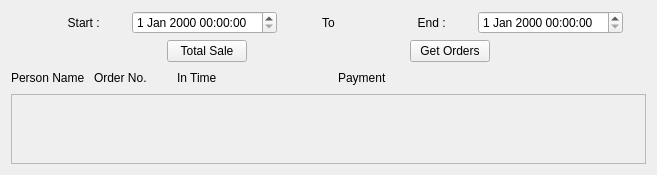
     <widget class="QWidget" name="tab_3">
      <attribute name="title">
       <string>History</string>
      </attribute>
      <layout class="QVBoxLayout" name="verticalLayout_4" stretch="1,1,1,10">
       <item>
        <layout class="QHBoxLayout" name="horizontalLayout_2" stretch="1,3,1,5,1,2,1,3,1,5,1">
         <item>
          <spacer name="horizontalSpacer_2">
           <property name="orientation">
            <enum>Qt::Horizontal</enum>
           </property>
           <property name="sizeHint" stdset="0">
            <size>
             <width>40</width>
             <height>20</height>
            </size>
           </property>
          </spacer>
         </item>
         <item>
          <widget class="QLabel" name="label">
           <property name="text">
            <string>Start : </string>
           </property>
           <property name="alignment">
            <set>Qt::AlignRight|Qt::AlignTrailing|Qt::AlignVCenter</set>
           </property>
          </widget>
         </item>
         <item>
          <spacer name="horizontalSpacer_3">
           <property name="orientation">
            <enum>Qt::Horizontal</enum>
           </property>
           <property name="sizeHint" stdset="0">
            <size>
             <width>40</width>
             <height>20</height>
            </size>
           </property>
          </spacer>
         </item>
         <item>
          <widget class="QDateTimeEdit" name="time_start"/>
         </item>
         <item>
          <spacer name="horizontalSpacer_4">
           <property name="orientation">
            <enum>Qt::Horizontal</enum>
           </property>
           <property name="sizeHint" stdset="0">
            <size>
             <width>40</width>
             <height>20</height>
            </size>
           </property>
          </spacer>
         </item>
         <item>
          <widget class="QLabel" name="label_3">
           <property name="text">
            <string>To</string>
           </property>
           <property name="alignment">
            <set>Qt::AlignCenter</set>
           </property>
          </widget>
         </item>
         <item>
          <spacer name="horizontalSpacer_5">
           <property name="orientation">
            <enum>Qt::Horizontal</enum>
           </property>
           <property name="sizeHint" stdset="0">
            <size>
             <width>40</width>
             <height>20</height>
            </size>
           </property>
          </spacer>
         </item>
         <item>
          <widget class="QLabel" name="label_2">
           <property name="text">
            <string>End : </string>
           </property>
           <property name="alignment">
            <set>Qt::AlignRight|Qt::AlignTrailing|Qt::AlignVCenter</set>
           </property>
          </widget>
         </item>
         <item>
          <spacer name="horizontalSpacer_6">
           <property name="orientation">
            <enum>Qt::Horizontal</enum>
           </property>
           <property name="sizeHint" stdset="0">
            <size>
             <width>40</width>
             <height>20</height>
            </size>
           </property>
          </spacer>
         </item>
         <item>
          <widget class="QDateTimeEdit" name="time_end"/>
         </item>
         <item>
          <spacer name="horizontalSpacer_7">
           <property name="orientation">
            <enum>Qt::Horizontal</enum>
           </property>
           <property name="sizeHint" stdset="0">
            <size>
             <width>40</width>
             <height>20</height>
            </size>
           </property>
          </spacer>
         </item>
        </layout>
       </item>
       <item>
        <layout class="QHBoxLayout" name="horizontalLayout_3">
         <item>
          <spacer name="horizontalSpacer_8">
           <property name="orientation">
            <enum>Qt::Horizontal</enum>
           </property>
           <property name="sizeHint" stdset="0">
            <size>
             <width>40</width>
             <height>20</height>
            </size>
           </property>
          </spacer>
         </item>
         <item>
          <widget class="QPushButton" name="bt_t_sale">
           <property name="text">
            <string>Total Sale</string>
           </property>
          </widget>
         </item>
         <item>
          <spacer name="horizontalSpacer_10">
           <property name="orientation">
            <enum>Qt::Horizontal</enum>
           </property>
           <property name="sizeHint" stdset="0">
            <size>
             <width>40</width>
             <height>20</height>
            </size>
           </property>
          </spacer>
         </item>
         <item>
          <widget class="QPushButton" name="bt_get_orders">
           <property name="text">
            <string>Get Orders</string>
           </property>
          </widget>
         </item>
         <item>
          <spacer name="horizontalSpacer_9">
           <property name="orientation">
            <enum>Qt::Horizontal</enum>
           </property>
           <property name="sizeHint" stdset="0">
            <size>
             <width>40</width>
             <height>20</height>
            </size>
           </property>
          </spacer>
         </item>
        </layout>
       </item>
       <item>
        <layout class="QHBoxLayout" name="horizontalLayout_25" stretch="1,1,2,1,3">
         <item>
          <widget class="QLabel" name="label_20">
           <property name="text">
            <string>Person Name</string>
           </property>
          </widget>
         </item>
         <item>
          <widget class="QLabel" name="label_22">
           <property name="text">
            <string>Order No.</string>
           </property>
          </widget>
         </item>
         <item>
          <widget class="QLabel" name="label_21">
           <property name="text">
            <string>In Time</string>
           </property>
          </widget>
         </item>
         <item>
          <widget class="QLabel" name="label_19">
           <property name="text">
            <string>Payment</string>
           </property>
          </widget>
         </item>
         <item>
          <spacer name="horizontalSpacer_64">
           <property name="orientation">
            <enum>Qt::Horizontal</enum>
           </property>
           <property name="sizeHint" stdset="0">
            <size>
             <width>40</width>
             <height>20</height>
            </size>
           </property>
          </spacer>
         </item>
        </layout>
       </item>
       <item>
        <widget class="QScrollArea" name="scrollArea_2">
         <property name="widgetResizable">
          <bool>true</bool>
         </property>
         <widget class="QWidget" name="scroll_1">
          <property name="geometry">
           <rect>
            <x>0</x>
            <y>0</y>
            <width>608</width>
            <height>231</height>
           </rect>
          </property>
          <layout class="QVBoxLayout" name="scroll_history"/>
         </widget>
        </widget>
       </item>
      </layout>
     </widget>
